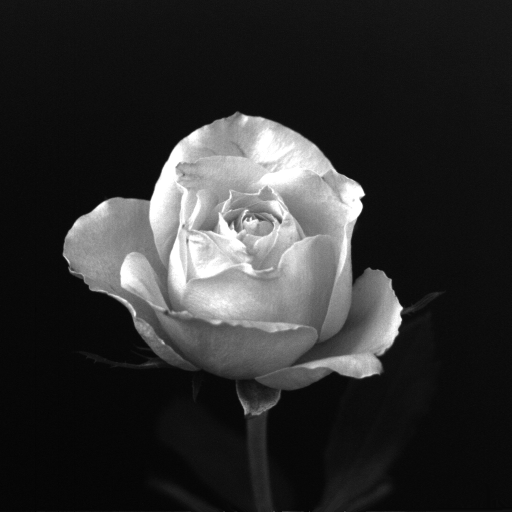
#> input picture apna/1/Rose 1024x1024.tif, 1024 x 1024 px (shown at 1/2 size)
$ jupyter execute 1.ipynb
#> lines starting #> are read from the running program, lines starting #| are printed output that depends on the picture; after the words box and inside, x2 and y2 are one past the last pixel; in counts of white or black regions, pixels touching at a corner belong together
[cell 1]
import cv2
import numpy as np
import matplotlib.pyplot as plt

[cell 2]
original_image = cv2.imread("Rose 1024x1024.tif", cv2.IMREAD_GRAYSCALE)
#> original_image is the input picture: shape (1024, 1024); min 0, max 255, mean 46.8
original_image = cv2.resize(original_image, (512, 512))
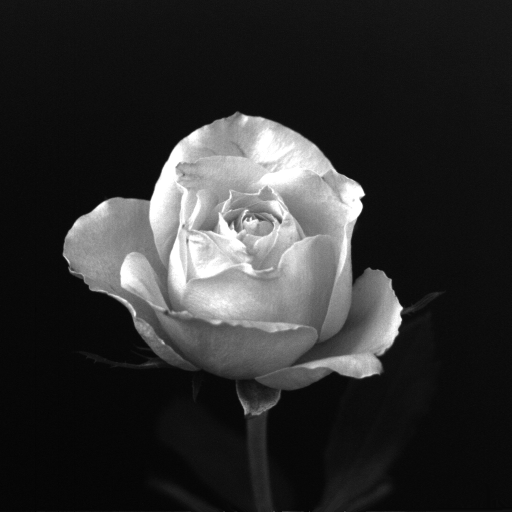
#> original_image: shape (512, 512); min 3, max 255, mean 46.9

[cell 3]
def decrease_resolution(image):
    height, width = image.shape
    decreased_image = np.zeros((height //2, width // 2))

    for r in range(0, height, 2):
        for c in range(0, width, 2):
            decreased_image[r //2, c // 2 ] = image[r, c]
    return np.uint8(decreased_image)

[cell 4]
decreaased_image = original_image.copy()
plt.figure(figsize=(10, 10))

for k in range(1, 5):
    decreaased_image = decrease_resolution(decreaased_image)
    plt.subplot(2, 2, k)
    plt.imshow(decreaased_image, cmap='gray')
    height, width = decreaased_image.shape
    plt.title(f"{height} x {width}")
#> this loop made 4 passes
#> pass 2, `decreaased_image = decrease_resolution(decreaased_image)`:
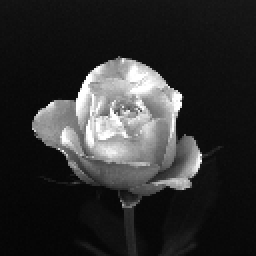
#> decreaased_image: shape (128, 128) (shown 2 times larger); min 4, max 255, mean 46.9
#> pass 3, `decreaased_image = decrease_resolution(decreaased_image)`:
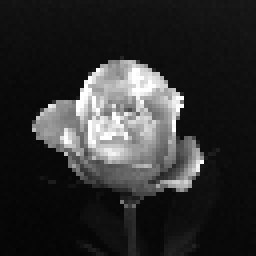
#> decreaased_image: shape (64, 64) (shown 4 times larger); min 4, max 255, mean 46.8
#> after the loop:
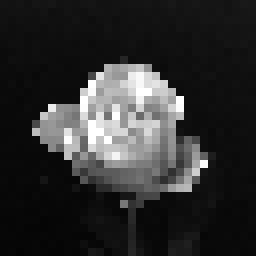
#> decreaased_image: shape (32, 32) (shown 8 times larger); min 4, max 255, mean 46.9

plt.show()

[cell 5]
original_image = cv2.imread("Skull 374x452.tif", cv2.IMREAD_GRAYSCALE)
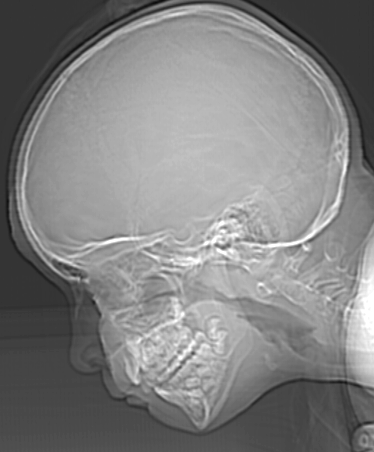
#> input picture apna/1/Skull 374x452.tif, 374 x 452 px
#> original_image is the input picture: shape (452, 374); min 12, max 255, mean 129.4

[cell 6]
def decrease_intensity(image, number_of_bits):
    step = 255 / (2 ** number_of_bits - 1)
    height, width = image.shape
    decreased_image = image.copy()

    for r in range(height):
        for c in range(width):
            decreased_image[r, c] = np.round(image[r, c] / step) * step
    return np.uint8(decreased_image)

[cell 7]
decreaased_image = original_image.copy()
plt.figure(figsize = (13, 8))


for k in range(1, 9):
    number_of_bits = 9 - k
    decreaased_image = decrease_intensity(decreaased_image, number_of_bits)
    plt.subplot(2, 4, k)
    plt.imshow(decreaased_image, cmap='gray')
    height, width = decreaased_image.shape
    plt.title(f"{number_of_bits}-Bits Image")
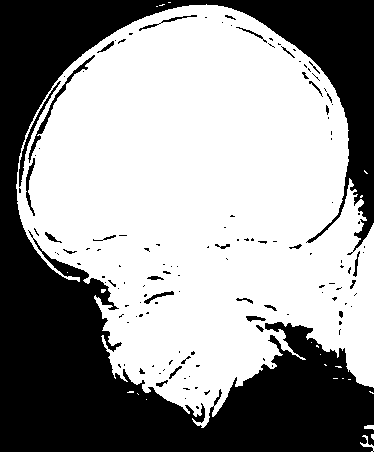
#> decreaased_image: shape (452, 374); 59.7% white; 134 black regions (103 under 20 px), largest, box (x1, y1, x2, y2) and area: (0, 0, 374, 452) 65430, (28, 55, 95, 163) 449, (19, 81, 61, 187) 349


plt.show()
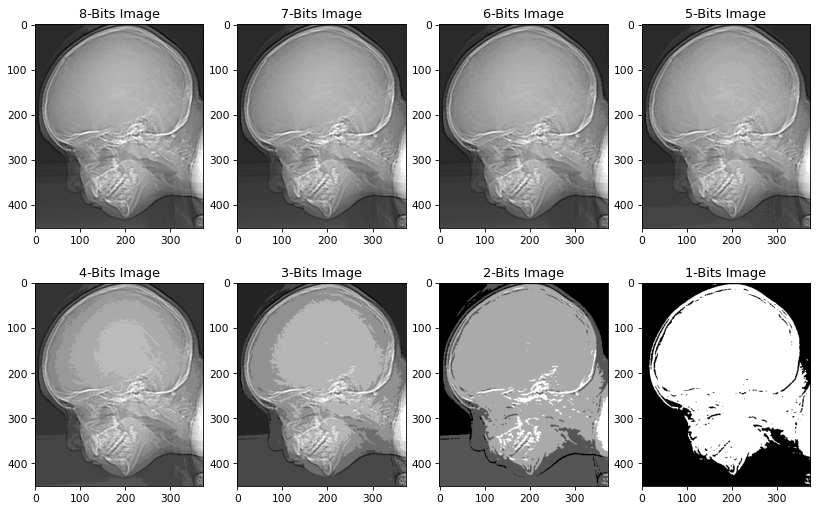
#> figure drawn by matplotlib, 8 panels
